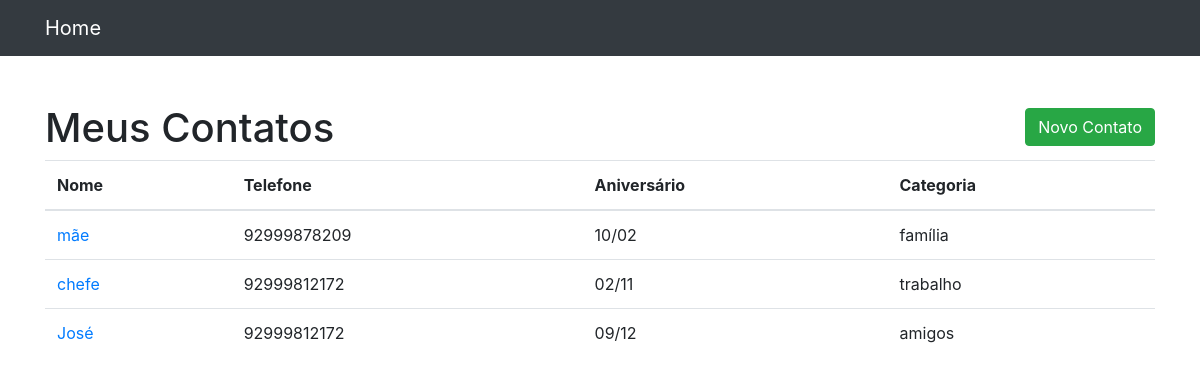
Page /contatos/ on the committed database.
### invistame/models.py (models this page shows, shortened)
class Contato(models.Model):
    nome = models.CharField(max_length=80)
    sobrenome = models.CharField(max_length=80, blank=True)
    telefone = models.CharField(max_length=13, default=None)
    aniversario = models.DateField(default=None)
    email  = models.CharField(max_length=80)
    descricao = models.TextField(max_length=100, blank=True)
    categoria = models.ForeignKey(CategoriaContato, on_delete=models.DO_NOTHING, default=None)

class CategoriaContato(models.Model):
    nome = models.CharField(max_length=100)
    def __str__(self):
        return self.nome

### invistame/views.py (the view)
# urls.py: path('contatos/', views.meus_contatos, name='contatos'),
def meus_contatos(request):
    contatos =  {
        'contatos': Contato.objects.all()
    }
    return render(request, 'agenda/contatos.html', context=contatos)

### invistame/templates/agenda/contatos.html (shortened to what this page needs)
{% load static %}
<!DOCTYPE html>
<html lang="pt">
<head>
  <link href="{% static 'vendor/bootstrap/css/bootstrap.min.css'  %}" rel="stylesheet">
</head>
<body>
  <nav class="navbar navbar-expand-lg navbar-dark bg-dark static-top">
    <div class="container">
      <a class="navbar-brand" href="{% url 'listagem' %}">Home</a>
    </div>
  </nav>
  <div class="container">
    <div class="row">
      <div class="col-lg-12">
        <div class="mt-5 d-flex justify-content-between align-items-center">
        <h1>Meus Contatos</h1>
        <button class="btn btn-success" style="margin-bottom: 10px;"><a style="color: white; text-decoration: none;"
          href="{% url 'novo_contato' %}">Novo Contato</a></button>
        </div>
          <table class="table">
          <thead>
            <tr>
              <th>Nome</th>
              <th>Telefone</th>
              <th>Aniversário</th>
              <th>Categoria</th>
            </tr>
          </thead>
          <tbody>
            {% for contato in contatos %}
            <tr>
              <td>
                <a href="{% url 'ver_contato' contato_id=contato.id %}"> {{ contato.nome }}</a>
              </td>
              <td>{{ contato.telefone }}</td>
              <td>{{ contato.aniversario|date:'d/m' }}</td>
              <td>{{ contato.categoria }}</td>
            </tr>
            {% endfor %}
          </tbody>
        </table>
      </div>
    </div>
  </div>
</body>
</html>

### rows in the picture
Contato: nome "mãe", telefone "92999878209", aniversario "10/02", categoria "família"
Contato: nome "chefe", telefone "92999812172", aniversario "02/11", categoria "trabalho"
Contato: nome "José", telefone "92999812172", aniversario "09/12", categoria "amigos"
